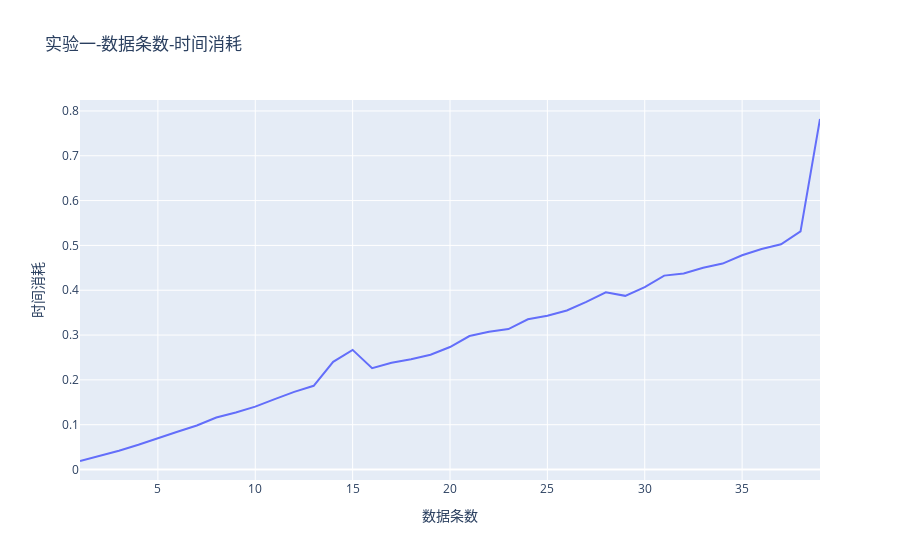

Write notebook code for a chart like this one.
### Markdown cell above
### 2.2 实验结果展示

### Code cell
# 可视化实验一  数据条数-时间消耗.csv
df = pd.read_csv('实验一-数据条数-时间消耗.csv')
fig = px.line(df, x='数据条数', y='时间消耗', title='实验一-数据条数-时间消耗')
fig.show()

### Figure 1 — Plotly figure (JSON) as saved in the notebook; plotly's stock layout.template omitted (floating-point values rounded to 4 significant figures)
{"data": [{"hovertemplate": "数据条数=%{x}<br>时间消耗=%{y}<extra></extra>", "legendgroup": "", "line": {"color": "#636efa", "dash": "solid"}, "marker": {"symbol": "circle"}, "mode": "lines", "name": "", "orientation": "v", "showlegend": false, "x": [1, 2, 3, 4, 5, 6, 7, 8, 9, 10, 11, 12, 13, 14, 15, 16, 17, 18, 19, 20, 21, 22, 23, 24, 25, 26, 27, 28, 29, 30, 31, 32, 33, 34, 35, 36, 37, 38, 39], "xaxis": "x", "y": [0.01899, 0.03014, 0.042, 0.05511, 0.07011, 0.08425, 0.09833, 0.1161, 0.1274, 0.1402, 0.1571, 0.1733, 0.1867, 0.2403, 0.2669, 0.2262, 0.2382, 0.2461, 0.2562, 0.2733, 0.2978, 0.3073, 0.3133, 0.3352, 0.3431, 0.3547, 0.3742, 0.3952, 0.3875, 0.4067, 0.4326, 0.4376, 0.45, 0.4594, 0.4781, 0.492, 0.5025, 0.5313, 0.782], "yaxis": "y", "type": "scatter"}], "layout": {"xaxis": {"anchor": "y", "domain": [0.0, 1.0], "title": {"text": "数据条数"}}, "yaxis": {"anchor": "x", "domain": [0.0, 1.0], "title": {"text": "时间消耗"}}, "legend": {"tracegroupgap": 0}, "title": {"text": "实验一-数据条数-时间消耗"}}}
